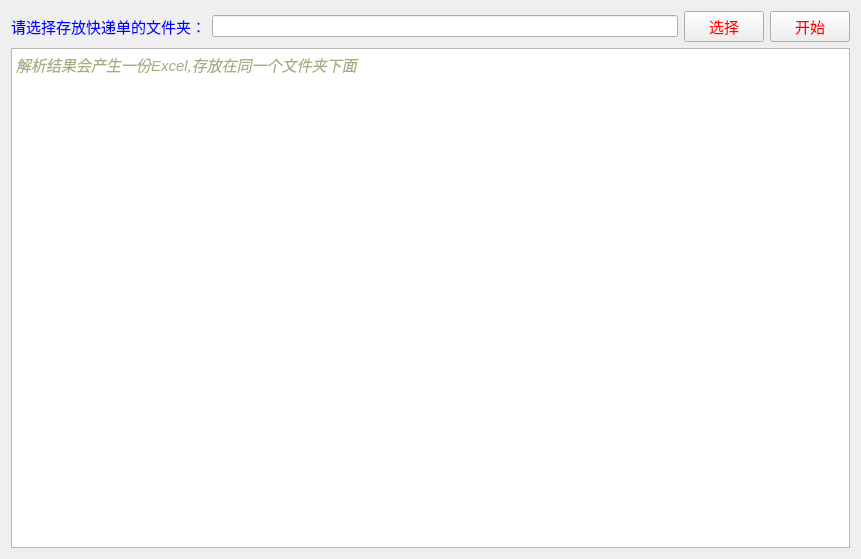
<?xml version="1.0" encoding="UTF-8"?>
<ui version="4.0">
 <class>Form</class>
 <widget class="QWidget" name="Form">
  <property name="geometry">
   <rect>
    <x>0</x>
    <y>0</y>
    <width>861</width>
    <height>559</height>
   </rect>
  </property>
  <property name="windowTitle">
   <string>提取快递信息：</string>
  </property>
  <property name="styleSheet">
   <string notr="true">QPushButton { 
    color: red ;
    font-size:15px;
}

QLabel { 
    color: blue ;
    font-size:15px;
}

QTableWidget { 
    color: blue ;
    font-size:15px;
}</string>
  </property>
  <layout class="QVBoxLayout" name="verticalLayout_2">
   <item>
    <layout class="QVBoxLayout" name="verticalLayout">
     <item>
      <layout class="QHBoxLayout" name="horizontalLayout" stretch="0,6,1,0">
       <item>
        <widget class="QLabel" name="label">
         <property name="text">
          <string>请选择存放快递单的文件夹：</string>
         </property>
        </widget>
       </item>
       <item>
        <widget class="QLineEdit" name="edit"/>
       </item>
       <item>
        <widget class="QPushButton" name="button2">
         <property name="text">
          <string>选择</string>
         </property>
        </widget>
       </item>
       <item>
        <widget class="QPushButton" name="button1">
         <property name="text">
          <string>开始</string>
         </property>
        </widget>
       </item>
      </layout>
     </item>
    </layout>
   </item>
   <item>
    <widget class="QTextBrowser" name="text">
     <property name="html">
      <string>&lt;!DOCTYPE HTML PUBLIC &quot;-//W3C//DTD HTML 4.0//EN&quot; &quot;http://www.w3.org/TR/REC-html40/strict.dtd&quot;&gt;
&lt;html&gt;&lt;head&gt;&lt;meta name=&quot;qrichtext&quot; content=&quot;1&quot; /&gt;&lt;style type=&quot;text/css&quot;&gt;
p, li { white-space: pre-wrap; }
&lt;/style&gt;&lt;/head&gt;&lt;body style=&quot; font-family:'SimSun'; font-size:13.5pt; font-weight:400; font-style:normal;&quot;&gt;
&lt;p style=&quot; margin-top:12px; margin-bottom:12px; margin-left:0px; margin-right:0px; -qt-block-indent:0; text-indent:0px;&quot;&gt;&lt;span style=&quot; font-size:11pt; font-style:italic; color:#aaaa7f;&quot;&gt;解析结果会产生一份Excel,存放在同一个文件夹下面&lt;/span&gt;&lt;/p&gt;&lt;/body&gt;&lt;/html&gt;</string>
     </property>
    </widget>
   </item>
  </layout>
 </widget>
 <resources/>
 <connections/>
</ui>
